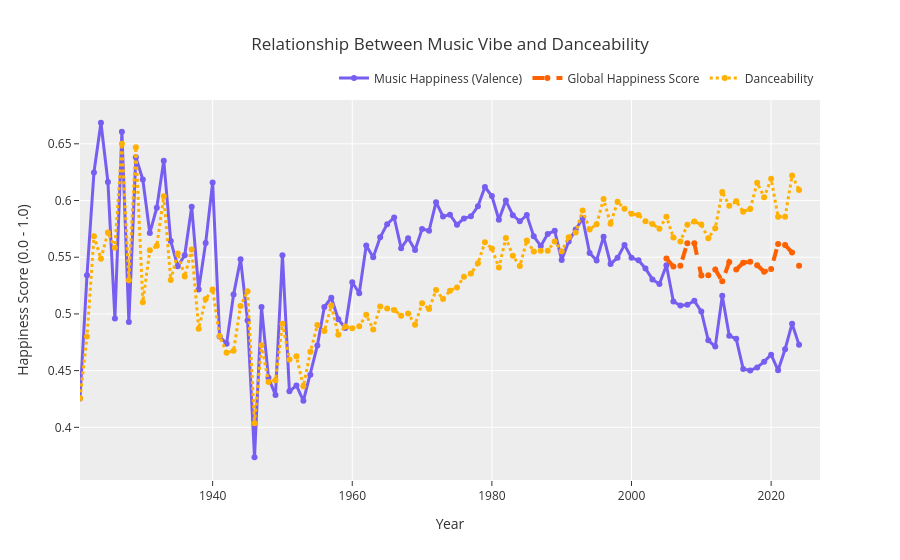
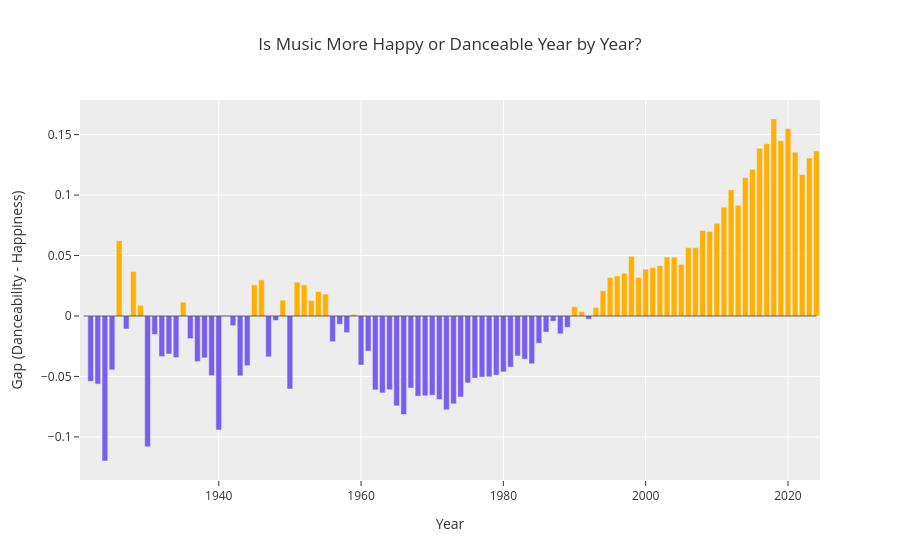

The cell these charts' notebook holds for them, in order:
### Markdown cell above
## We now exapand to the full picture, showing danceability vs valence, and how it changes year over year

### Code cell
#add danceability line
happinessGraph.add_trace(go.Scatter(
    x = yearlyMusic['year'],
    y = yearlyMusic['danceability'],
    mode = 'lines+markers',
    name = 'Danceability',
    line = dict(color = '#FFB000', width = 3, dash = 'dot')
));

happinessGraph.update_layout(
    title = 'Relationship Between Music Vibe and Danceability',
    legend = dict(orientation="h", yanchor="bottom", y=1.02, xanchor="right", x=1),
    xaxis = dict(range = [1921, 2027])
);

happinessGraph.show();


# add second graph
yearlyMusic['Vibe_Gap'] = yearlyMusic['danceability'] - yearlyMusic['valence'];

colors = ['#FFB000' if val > 0 else '#785EF0' for val in yearlyMusic['Vibe_Gap']];

gapGraph = go.Figure();

gapGraph.add_trace(go.Bar(
    x=yearlyMusic['year'],
    y=yearlyMusic['Vibe_Gap'],
    marker_color=colors,
    name='Danceability vs. Valence Gap'
));

gapGraph.update_layout(
    title='Is Music More Happy or Danceable Year by Year?',
    xaxis_title='Year',
    yaxis_title='Gap (Danceability - Happiness)',
    template='ggplot2',
    shapes=[dict(type='line', y0=0, y1=0, x0=1921, x1=2024, line=dict(color='black', width=2))]
);

gapGraph.show();
